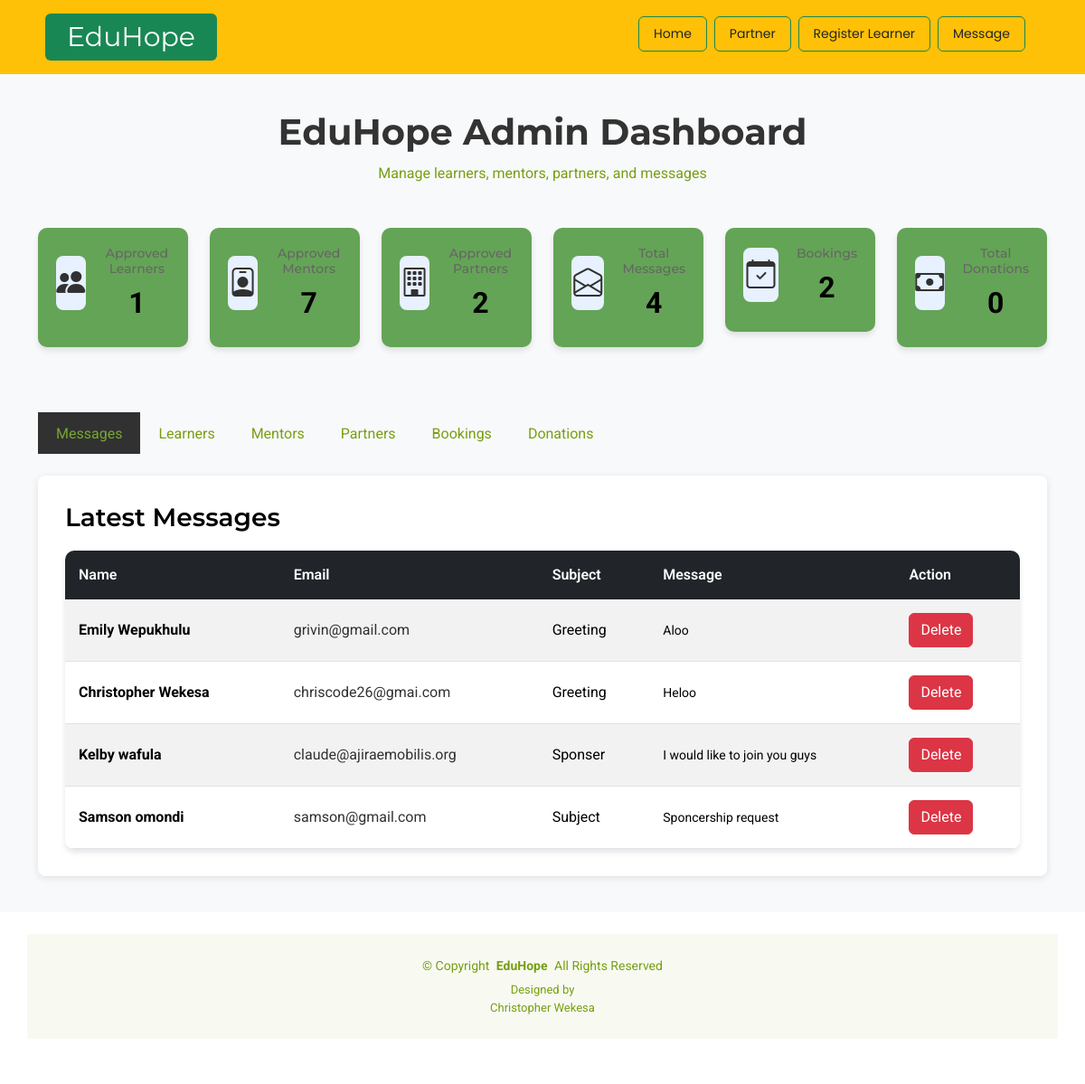
/admin_view/, run on the app's committed database.
### eduapp/models.py (models this page shows, shortened)
class Message(models.Model):
    name = models.CharField(max_length=100)
    email = models.EmailField()
    subject = models.CharField(max_length=200)
    message = models.TextField()

### eduapp/views.py (the view)
# urls.py: path('admin_view/', views.admin, name='admin_view'),
def admin(request):
    all_messages = Message.objects.all()
    mentors = Mentor.objects.all()
    applications = SupportApplication.objects.all()
    try:
        partnerships = PartnershipRequest.objects.all()
    except:
        partnerships = []
    try:
        bookings = MentorshipBooking.objects.all()
    except:
        bookings = []
    try:
        donations = Donation.objects.all()
    except:
        donations = []
    total_messages = Message.objects.count()
    total_mentors = Mentor.objects.count()
    total_learners = SupportApplication.objects.count()
    try:
        total_partners = PartnershipRequest.objects.count()
        approved_partners = PartnershipRequest.objects.filter(approved=True).count()
    except:
        total_partners = 0
        approved_partners = 0
    try:
        total_bookings = MentorshipBooking.objects.count()
    except:
        total_bookings = 0
    try:
        total_donations = Donation.objects.count()
    except:
        total_donations = 0
    try:
        approved_learners = SupportApplication.objects.filter(approved=True).count()
        approved_mentors = Mentor.objects.filter(approved=True).count()
    except:
        approved_learners = 0
        approved_mentors = 0
    verified_partners = 0
    all_partners = partnerships
    return render(request, 'admin_view.html', {
         "all_messages": all_messages,
         "mentors": mentors,
         "applications": applications,
         "all_partners": all_partners,
         "bookings": bookings,
         "donations": donations,
         "total_messages": total_messages,
         "total_mentors": total_mentors,
         "total_learners": total_learners,
         "total_partners": total_partners,
         "total_bookings": total_bookings,
         "total_donations": total_donations,
         "approved_learners": approved_learners,
         "approved_mentors": approved_mentors,
         "approved_partners": approved_partners,
         "verified_partners": approved_partners,
    })

### eduapp/templates/admin_view.html (shortened to what this page needs)
{% extends 'starter-page.html'%}
{% load static %}
{% block content %}
<section class="admin-dashboard section">
  <div class="container">
    <div class="dashboard-header mb-5">
      <h1>EduHope Admin Dashboard</h1>
      <p>Manage learners, mentors, partners, and messages</p>
    </div>
    <div class="row mb-5 justify-content-center">
      <div class="col-6 col-md-4 col-lg-2 mb-4">
        <div class="stat-card">
          <div class="stat-icon">
            <i class="bi bi-people-fill"></i>
          </div>
          <div class="stat-content">
            <h5>Approved Learners</h5>
            <p class="stat-number">{{ approved_learners }}</p>
          </div>
        </div>
      </div>
      <div class="col-6 col-md-4 col-lg-2 mb-4">
        <div class="stat-card">
          <div class="stat-icon">
            <i class="bi bi-person-badge"></i>
          </div>
          <div class="stat-content">
            <h5>Approved Mentors</h5>
            <p class="stat-number">{{ approved_mentors }}</p>
          </div>
        </div>
      </div>
      <div class="col-6 col-md-4 col-lg-2 mb-4">
        <div class="stat-card">
          <div class="stat-icon">
            <i class="bi bi-building"></i>
          </div>
          <div class="stat-content">
            <h5>Approved Partners</h5>
            <p class="stat-number">{{ approved_partners }}</p>
          </div>
        </div>
      </div>
      <div class="col-6 col-md-4 col-lg-2 mb-4">
        <div class="stat-card">
          <div class="stat-icon">
            <i class="bi bi-envelope-open"></i>
          </div>
          <div class="stat-content">
            <h5>Total Messages</h5>
            <p class="stat-number">{{ total_messages }}</p>
          </div>
        </div>
      </div>
      <div class="col-6 col-md-4 col-lg-2 mb-4">
        <div class="stat-card">
          <div class="stat-icon">
            <i class="bi bi-calendar-check"></i>
          </div>
          <div class="stat-content">
            <h5>Bookings</h5>
            <p class="stat-number">{{ total_bookings }}</p>
          </div>
        </div>
      </div>
      <div class="col-6 col-md-4 col-lg-2 mb-4">
        <div class="stat-card">
          <div class="stat-icon">
            <i class="bi bi-cash"></i>
          </div>
          <div class="stat-content">
            <h5>Total Donations</h5>
            <p class="stat-number">{{ total_donations }}</p>
          </div>
        </div>
      </div>
    </div>
    <ul class="nav nav-tabs mb-4" id="adminTabs" role="tablist">
      <li class="nav-item" role="presentation">
        <button class="nav-link active" id="messages-tab" data-bs-toggle="tab" data-bs-target="#messages" type="button" role="tab">Messages</button>
      </li>
      <li class="nav-item" role="presentation">
        <button class="nav-link" id="learners-tab" data-bs-toggle="tab" data-bs-target="#learners" type="button" role="tab">Learners</button>
      </li>
      <li class="nav-item" role="presentation">
        <button class="nav-link" id="mentors-tab" data-bs-toggle="tab" data-bs-target="#mentors" type="button" role="tab">Mentors</button>
      </li>
      <li class="nav-item" role="presentation">
        <button class="nav-link" id="partners-tab" data-bs-toggle="tab" data-bs-target="#partners" type="button" role="tab">Partners</button>
      </li>
      <li class="nav-item" role="presentation">
        <button class="nav-link" id="bookings-tab" data-bs-toggle="tab" data-bs-target="#bookings" type="button" role="tab">Bookings</button>
      </li>
      <li class="nav-item" role="presentation">
        <button class="nav-link" id="donations-tab" data-bs-toggle="tab" data-bs-target="#donations" type="button" role="tab">Donations</button>
      </li>
    </ul>
    <div class="tab-content" id="adminTabContent">
      <div class="tab-pane fade show active" id="messages" role="tabpanel">
        <div class="data-section">
          <h3>Latest Messages</h3>
          {% if all_messages %}
            <div class="table-responsive">
              <table class="table table-hover table-striped">
                <thead class="table-dark">
                  <tr>
                    <th>Name</th>
                    <th>Email</th>
                    <th>Subject</th>
                    <th>Message</th>
                    <th>Action</th>
                  </tr>
                </thead>
                <tbody>
                  {% for msg in all_messages %}
                  <tr>
                    <td><strong>{{ msg.name }}</strong></td>
                    <td><a href="mailto:{{ msg.email }}">{{ msg.email }}</a></td>
                    <td>{{ msg.subject }}</td>
                    <td>
                      <small>{{ msg.message|truncatewords:10 }}</small>
                    </td>
                    <td>
                      <a href="/delete/{{msg.id}}" class="btn btn-danger">Delete</a>
                    </td>
                  </tr>
                  {% endfor %}
                </tbody>
              </table>
            </div>
          {% else %}
            <div class="alert alert-info">No messages yet.</div>
          {% endif %}
        </div>
      </div>
    </div>
  </div>
</section>
{% endblock %}

### eduapp/templates/admin_view.html (style rules this page uses)
.admin-dashboard { padding: 40px 0; background-color: #f8f9fa; }
.dashboard-header { text-align: center; margin-bottom: 40px; }
.dashboard-header h1 { color: #333; font-weight: 700; margin-bottom: 10px; }
.stat-card { background: white; padding: 25px; border-radius: 8px; box-shadow: 0 2px 8px rgba(0, 0, 0, 0.1); display: flex; align-items: center; gap: 20px; transition: transform 0.3s, box-shadow 0.3s; }
.stat-icon { font-size: 32px; color: #0d6efd; width: 60px; height: 60px; display: flex; align-items: center; justify-content: center; background-color: #e7f1ff; border-radius: 8px; }
.stat-content h5 { margin: 0; font-size: 14px; color: #666; font-weight: 500; }
.stat-number { margin: 5px 0; font-size: 28px; font-weight: 700; color: #333; }
.nav-tabs { border-bottom: 2px solid #dee2e6; }
.nav-tabs .nav-link { color: #666; border: none; border-bottom: 3px solid transparent; padding: 12px 20px; margin-bottom: -2px; transition: all 0.3s; }
.nav-tabs .nav-link.active { color: #0d6efd; background-color: transparent; border-bottom-color: #0d6efd; }
.data-section { background: white; padding: 30px; border-radius: 8px; box-shadow: 0 2px 8px rgba(0, 0, 0, 0.1); }
.data-section h3 { color: #333; font-weight: 600; margin-bottom: 20px; }
.table { margin-bottom: 0; }
.table thead th { font-weight: 600; border: none; padding: 15px; }
.table tbody td { padding: 15px; vertical-align: middle; border-bottom: 1px solid #dee2e6; }

### data on the page
Message: name "Emily Wepukhulu", email "grivin@gmail.com", subject "Greeting", message "Aloo"
Message: name "Christopher Wekesa", email "chriscode26@gmai.com", subject "Greeting", message "Heloo"
Message: name "Kelby wafula", email "claude@ajiraemobilis.org", subject "Sponser", message "I would like to join you guys"
Message: name "Samson omondi", email "samson@gmail.com", subject "Subject", message "Sponcership request"

### other printed values
{{ approved_learners }} "1"
{{ approved_mentors }} "7"
{{ approved_partners }} "2"
{{ total_messages }} "4"
{{ total_bookings }} "2"
{{ total_donations }} "0"
